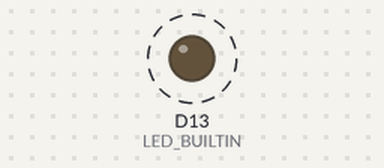
The program below on a simulated Seeed XIAO (SAMD21). Parts: output pins drawn as LEDs (lit = HIGH). Dashed ring = blinking.

Above: at 0.05 s.
Timing chart, 0 to 3.0 s (numbered marks = the images above):
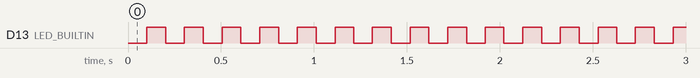

The program:

main.cpp
```cpp
#include <Arduino.h>

unsigned long curTime;
int state = LOW;

void setup() {
	pinMode(LED_BUILTIN, OUTPUT);
	digitalWrite(LED_BUILTIN, state);
	curTime = millis();
}

void loop() {
	unsigned long diff = millis() - curTime;
	if (diff > 100) {
		curTime = millis();
		state = !state;
		digitalWrite(LED_BUILTIN, state);
	}
}
```

Measured:
- by itself, D13 (LED_BUILTIN): alternates HIGH for 0.10 s and LOW for 0.10 s
